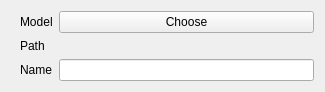
<?xml version="1.0" encoding="UTF-8"?>
<ui version="4.0">
 <class>ModelWidget</class>
 <widget class="QWidget" name="ModelWidget">
  <property name="geometry">
   <rect>
    <x>0</x>
    <y>0</y>
    <width>325</width>
    <height>86</height>
   </rect>
  </property>
  <property name="windowTitle">
   <string>Form</string>
  </property>
  <property name="styleSheet">
   <string notr="true"/>
  </property>
  <layout class="QFormLayout" name="formLayout">
   <property name="leftMargin">
    <number>20</number>
   </property>
   <item row="0" column="0">
    <widget class="QLabel" name="titleLabel">
     <property name="text">
      <string>Model</string>
     </property>
    </widget>
   </item>
   <item row="0" column="1">
    <widget class="QPushButton" name="chooseModelButton">
     <property name="text">
      <string>Choose</string>
     </property>
    </widget>
   </item>
   <item row="1" column="0">
    <widget class="QLabel" name="pathLabelLabel">
     <property name="text">
      <string>Path</string>
     </property>
    </widget>
   </item>
   <item row="2" column="0">
    <widget class="QLabel" name="nameLabelLabel">
     <property name="text">
      <string>Name</string>
     </property>
    </widget>
   </item>
   <item row="1" column="1">
    <widget class="QLabel" name="pathValueLabel">
     <property name="text">
      <string/>
     </property>
    </widget>
   </item>
   <item row="2" column="1">
    <widget class="QLineEdit" name="nameValueEdit"/>
   </item>
  </layout>
 </widget>
 <resources/>
 <connections/>
</ui>
